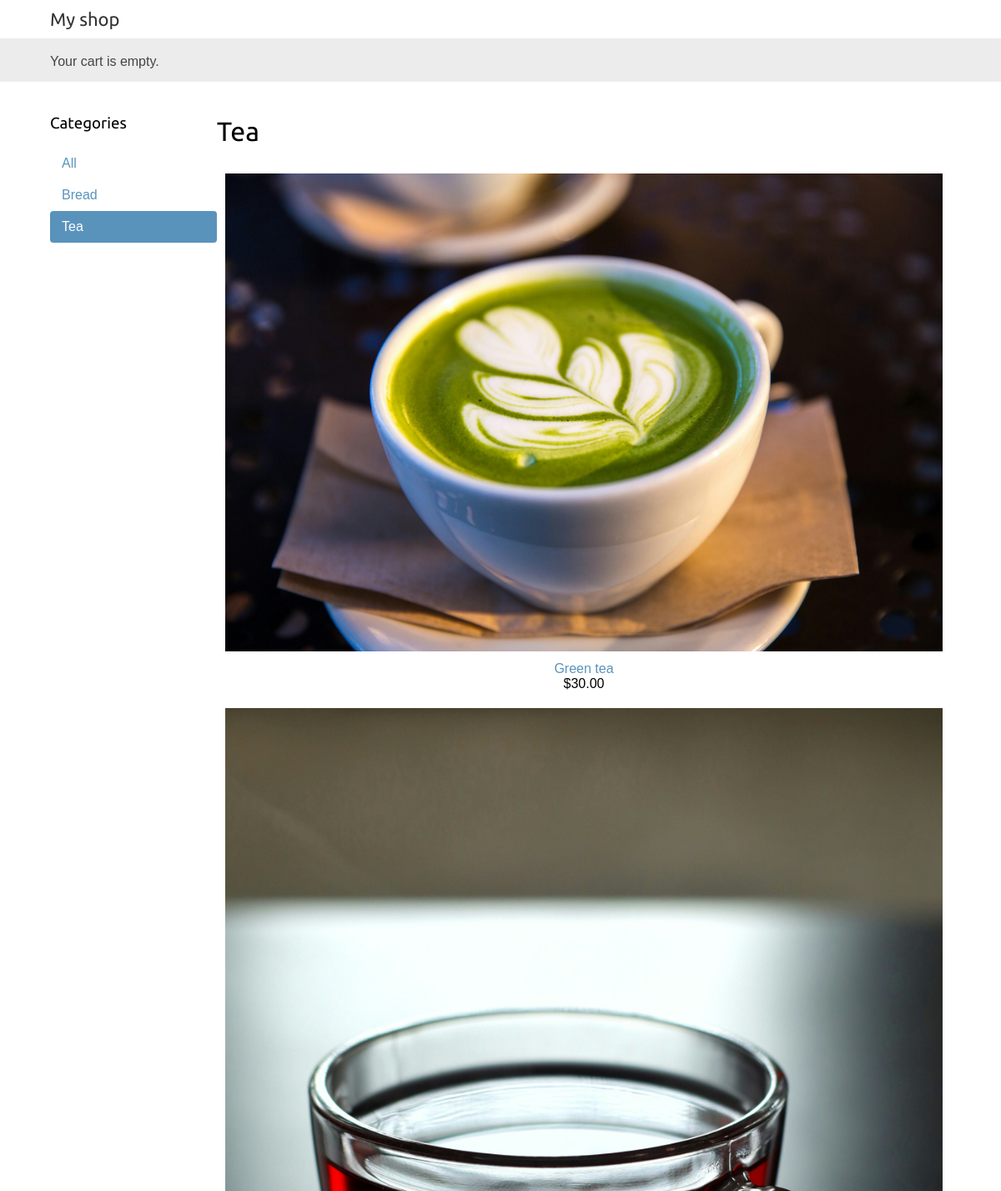
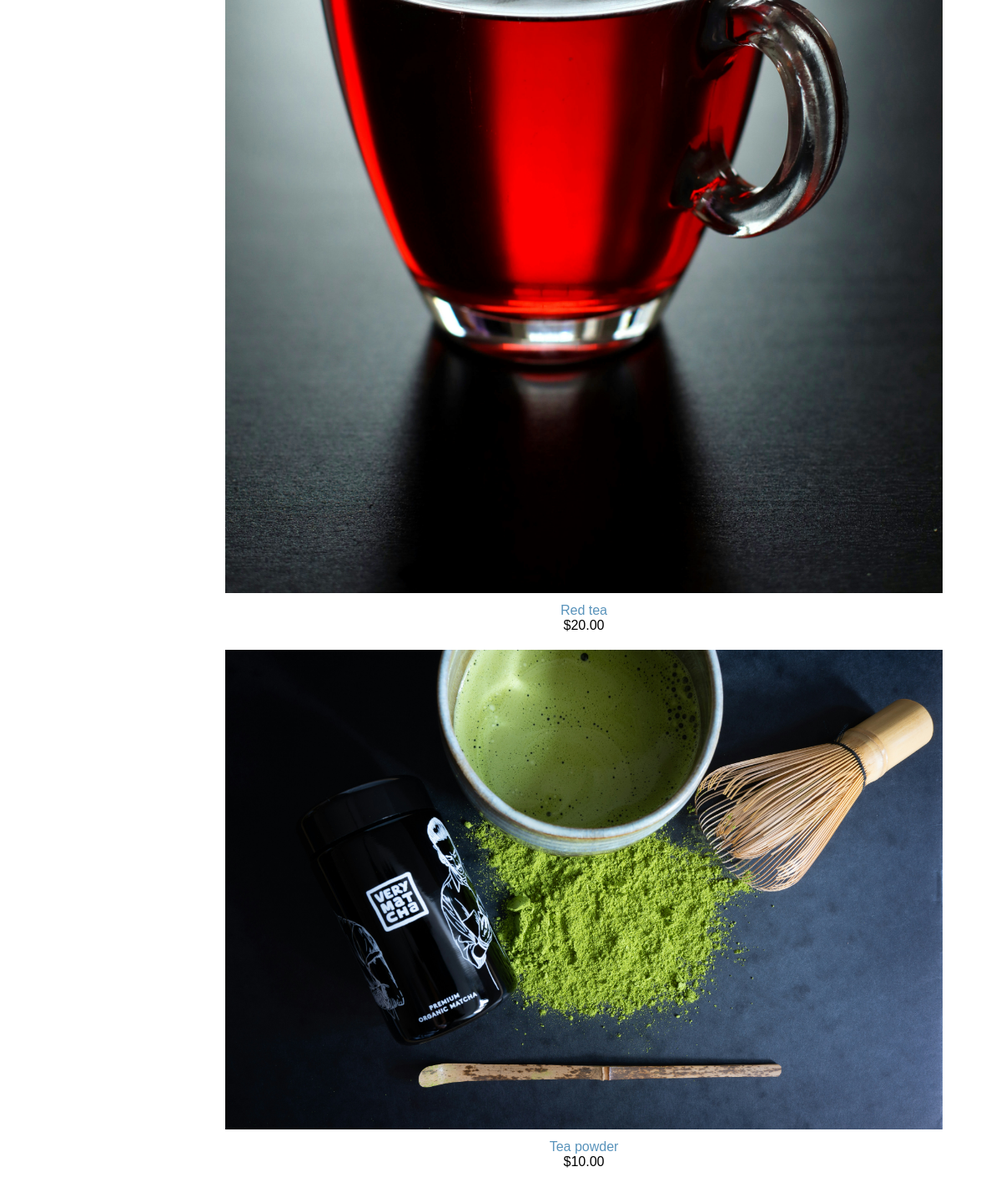
The app's page /Tea/ with its own data (2 pictures, top to bottom).
### shop/models.py (models this page shows, shortened)
class Category(models.Model):
    name = models.CharField(max_length=200)
    slug= models.SlugField(max_length=200,
                           unique=True)
    class Meta:
        ordering = ['name']
        indexes=[
            models.Index(fields=['name']),
        ]
        verbose_name='category'
        verbose_name_plural = 'categories'
    def get_absolute_url(self):
        return reverse('shop:product_list_by_category',
                   args=[self.slug])

class Product(models.Model):
    category = models.ForeignKey(Category,
                                 related_name='products',
                                 on_delete=models.CASCADE)
    name = models.CharField(max_length=200)
    slug = models.SlugField(max_length=200)
    image= models.ImageField(upload_to='products/%Y/%m/%d',
                             blank=True)
    description = models.TextField(blank=True)
    price = models.DecimalField(max_digits=10,
                                decimal_places=2)
    available = models.BooleanField(default=True)
    created = models.DateTimeField(auto_now_add=True)
    updated = models.DateTimeField(auto_now=True)
    class Meta:
        ordering = ['name']
        indexes=[
            models.Index(fields=['id','slug']),
            models.Index(fields=['name']),
            models.Index(fields=['-created']),
        ]
    def get_absolute_url(self):
        return reverse('shop:product_detail',
                       args=[self.id, self.slug])

### shop/views.py (the view)
# urls.py: path('', views.product_list, name='product_list'),
def product_list(request, category_slug=None):
    category = None
    categories = Category.objects.all()
    products = Product.objects.filter(available=True)
    if category_slug:
        category = get_object_or_404(Category,
        slug=category_slug)
        products = products.filter(category=category)
    return render(request,
    'shop/product/list.html',
    {'category': category,
    'categories': categories,
    'products': products})

### cart/cart.py (called while the page is built)
    def __len__(self):
        return sum(item['quantity'] for item in self.cart.values())

### cart/context_processors.py (called while the page is built)
def cart(request):
    return {'cart': Cart(request)}

### shop/templates/shop/product/list.html (shortened to what this page needs)
{% extends "shop/base.html" %}
{% load static %}
{% block content %}
    <div id="sidebar">
        <h3>Categories</h3>
      <ul>
        <li {% if not category %}class="selected"{% endif %}>
          <a href="{% url 'shop:product_list' %}">All</a>
        </li>
        {% for c in categories %}
          <li {% if category.slug == c.slug %}class="selected"{% endif %}>
            <a href="{{ c.get_absolute_url }}">{{ c.name }}</a>
          </li>
        {% endfor %}
      </ul>
    </div>
<div id="main" class="product-list">
    <h1>{% if category %}{{ category.name }}{% else %}Products
    {% endif %}</h1>
    {% for product in products %}
        <div class="item">
            <a href="{{ product.get_absolute_url }}">
            <img src="{% if product.image %}{{ product.image.url }}{% else %}{% static
            "img/no_image.png" %}{% endif %}">
            </a>
            <a href="{{ product.get_absolute_url }}">{{ product.name }}</a>
            <br>
            ${{ product.price }}
        </div>
    {% endfor %}
</div>
{% endblock %}

### shop/static/css/base.css (style rules this page uses)
body { margin:0; padding:0; font-family:helvetica, sans-serif; overflow-x: hidden; }
h1, h2, h3, h4, h5 , h6 { font-family: 'Ubuntu', sans-serif; font-weight:normal; }
a { text-decoration:none; color:#5993bb; }
#sidebar { width:200px; flex-shrink: 0; }
#sidebar ul { margin:0; padding:0; }
#sidebar ul li { margin:0; list-style:none; padding:10px 14px; }
#sidebar ul li a { display:block; }
#sidebar ul li.selected { background:#5993bb; border-radius:4px; }
#sidebar ul li.selected a { color:#fff; }
#main { flex: 1; min-width: 300px; overflow: hidden; }
.product-list .item { flex: 1 1 200px; max-width: 100%; padding: 10px; text-align: center; box-sizing: border-box; }
.product-list .item img { width:100%; margin-bottom:8px; }

### records on screen
Category: name "Bread"
Category: name "Tea"
Product: image (picture), name "Green tea", price "30.00"
Product: image (picture), name "Red tea", price "20.00"
Product: image (picture), name "Tea powder", price "10.00"
